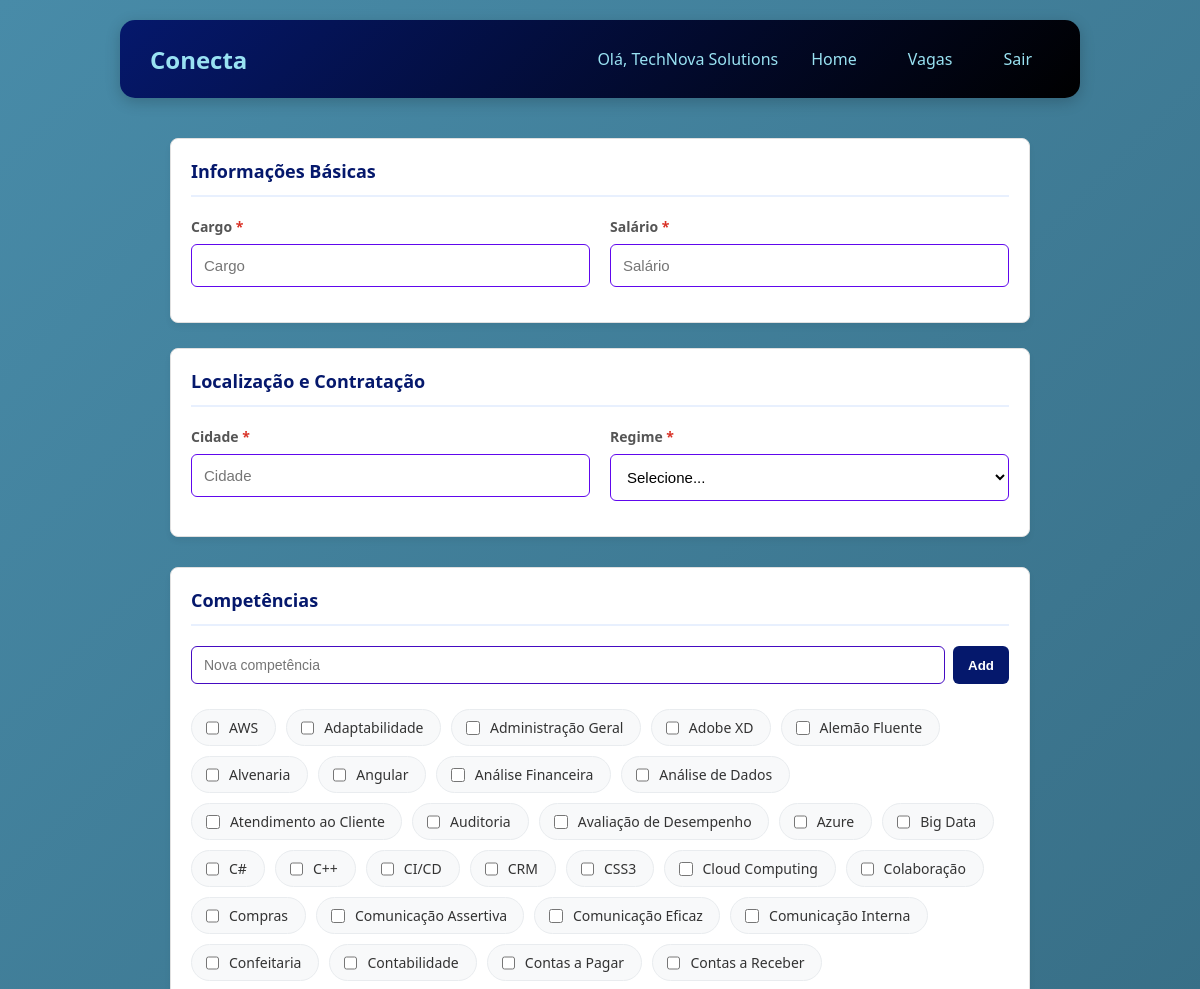
The app's page /empresa/vaga/criar (signed in, upper part), older data.
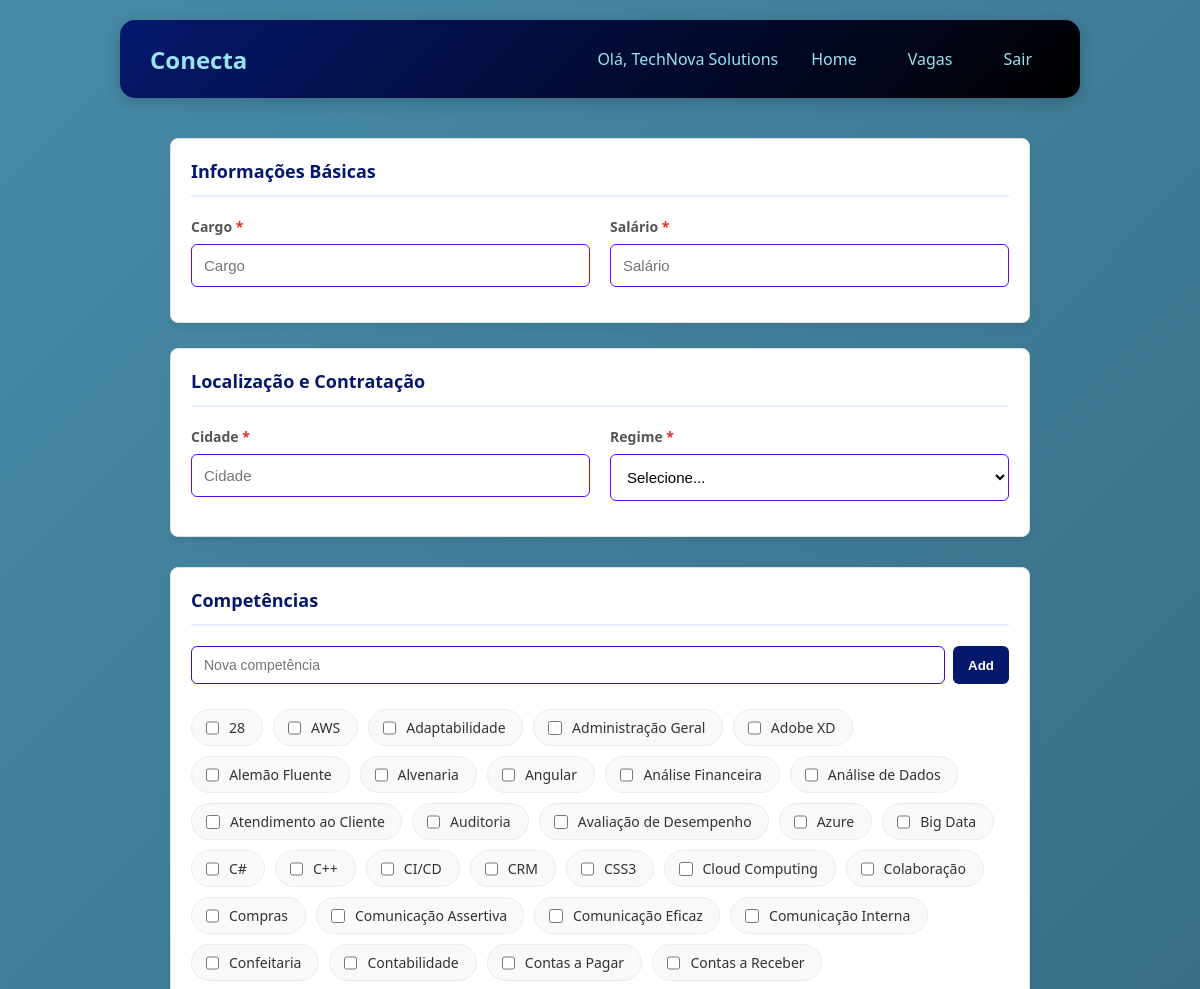
The same page, newer data.
### tables this page shows
CREATE TABLE competencias (
        id_competencia INTEGER PRIMARY KEY AUTOINCREMENT,
        nome TEXT
    );

### routes/route_vagas.py (the view, shortened to what this page needs)
@bp_vagas.route('/empresa/vaga/criar', methods=['GET', 'POST'])
def empresa_criar_vaga():
    if 'usuario_id' not in session or session.get('tipo') != 'empresa':
        return redirect('/')
    if request.method == 'GET':
        from database.connect import get_connection
        conn = get_connection()
        cursor = conn.cursor()
        cursor.execute("SELECT DISTINCT titulo FROM vagas WHERE titulo IS NOT NULL ORDER BY titulo")
        titulos = cursor.fetchall()
        conn.close()
        return render_template('home/criar_vaga.html',
                             competencias=Competencia.listar_todas(),
                             titulos=titulos
                             )

### CRUDs/crud_comp.py (called while the page is built)
    @staticmethod
    def listar_todas():
        conn = get_connection()
        try:
            cursor = conn.cursor()
            cursor.execute("SELECT * FROM competencias ORDER BY nome")
            return cursor.fetchall()
        finally:
            conn.close()

### database/connect.py (called while the page is built)
def get_connection():
    conn = sqlite3.connect(Config.DB_PATH)
    conn.execute("PRAGMA foreign_keys = ON;")
    conn.row_factory = sqlite3.Row
    return conn

### models/model_comp.py (called while the page is built)
    @staticmethod
    def listar_todas():
        return CompetenciaCRUD.listar_todas()

### templates/home/criar_vaga.html (shortened to what this page needs)
{% extends "menu.html" %}
{% block content %}
<div class="container-principal">
    <form action="{{ url_for('vagas.empresa_criar_vaga') }}" method="POST">
        <div class="formulario-layout-wrapper">
            <div class="formulario-principal-corpo">
                <div class="secao-vaga">
                    <div class="secao-header">
                        <h2>Informações Básicas</h2>
                    </div>
                    <div class="dividir"></div>
                    <div class="secao-content">
                        <div class="campo-row">
                            <div class="campo campo-metade">
                                <label>Cargo <span class="obrigatorio">*</span></label>
                                <input type="text" name="titulo" id="titulo" class="form-control" placeholder="Cargo" list="lista-titulos" required>
                            </div>
                            <div class="campo campo-metade">
                                <label>Salário <span class="obrigatorio">*</span></label>
                                <input type="number" name="salario" id="salario" class="form-control" placeholder="Salário" required>
                            </div>
                        </div>
                    </div>
                </div>
                <div class="secao-vaga">
                    <div class="secao-header">
                        <h2>Localização e Contratação</h2>
                    </div>
                    <div class="dividir"></div>
                    <div class="secao-content">
                        <div class="campo-row">
                            <div class="campo campo-metade">
                                <label>Cidade <span class="obrigatorio">*</span></label>
                                <input type="text" name="cidade" id="cidade" class="form-control" placeholder="Cidade" required>
                            </div>
                            <div class="campo campo-metade">
                                <label>Regime <span class="obrigatorio">*</span></label>
                                <select name="regime" id="regime" class="form-control select-custom" required>
                                    <option value="">Selecione...</option>
                                </select>
                            </div>
                        </div>
                    </div>
                </div>
            </div> <aside class="sidebar-competencias">
                <div class="secao-header">
                    <h2>Competências</h2>
                </div>
                <div class="dividir"></div>
                <div class="adicionarcompetencia">
                    <input type="text" id="input_nova_comp" placeholder="Nova competência">
                    <button type="button" id="btn-adicionar" onclick="adicionarCompetencia()">Add</button>
                </div>
                <div class="secao-content">
                    <div id="lista-competencias" class="competencias-lista-sidebar">
                        {% for c in competencias %}
                        <div class="competencia-item">
                            <input type="checkbox" name="competencias" value="{{ c[0] }}" id="comp_{{ c[0] }}">
                            <label for="comp_{{ c[0] }}">{{ c[1] }}</label>
                        </div>
                        {% endfor %}
                    </div>
                </div>
            </aside>
        </div>
    </form>
</div>
<link rel="stylesheet" href="{{ url_for('static', filename='css/home/criar_vaga.css') }}">
{% endblock %}

Row changes from the older to the newer data that the page shows:
added competencias: nome "28"
